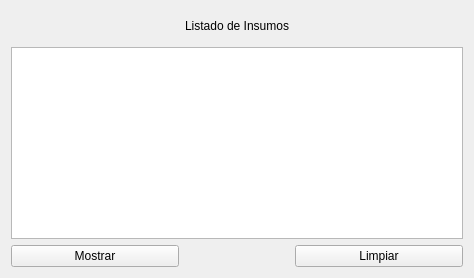
                <widget class="QWidget" name="ConsultarInsumo">
                 <attribute name="title">
                  <string>Listado insumo</string>
                 </attribute>
                 <layout class="QGridLayout" name="gridLayout_9">
                  <item row="0" column="0">
                   <spacer name="horizontalSpacer_18">
                    <property name="orientation">
                     <enum>Qt::Horizontal</enum>
                    </property>
                    <property name="sizeHint" stdset="0">
                     <size>
                      <width>168</width>
                      <height>20</height>
                     </size>
                    </property>
                   </spacer>
                  </item>
                  <item row="0" column="1">
                   <widget class="QLabel" name="Titulo_Consultar_Insumo">
                    <property name="minimumSize">
                     <size>
                      <width>30</width>
                      <height>30</height>
                     </size>
                    </property>
                    <property name="maximumSize">
                     <size>
                      <width>1500</width>
                      <height>200</height>
                     </size>
                    </property>
                    <property name="styleSheet">
                     <string notr="true">font: 75 36pt &quot;MS Shell Dlg 2&quot;;</string>
                    </property>
                    <property name="lineWidth">
                     <number>-1</number>
                    </property>
                    <property name="text">
                     <string>Listado de Insumos</string>
                    </property>
                    <property name="alignment">
                     <set>Qt::AlignCenter</set>
                    </property>
                   </widget>
                  </item>
                  <item row="0" column="2">
                   <spacer name="horizontalSpacer_17">
                    <property name="orientation">
                     <enum>Qt::Horizontal</enum>
                    </property>
                    <property name="sizeHint" stdset="0">
                     <size>
                      <width>168</width>
                      <height>20</height>
                     </size>
                    </property>
                   </spacer>
                  </item>
                  <item row="1" column="0" colspan="3">
                   <widget class="QTableWidget" name="tabla_Consultar_Insumo"/>
                  </item>
                  <item row="2" column="2">
                   <widget class="QPushButton" name="pushButton_Limiar_Insumo">
                    <property name="text">
                     <string>Limpiar</string>
                    </property>
                   </widget>
                  </item>
                  <item row="2" column="0">
                   <widget class="QPushButton" name="pushButton_Mostrar_Insumos">
                    <property name="text">
                     <string>Mostrar</string>
                    </property>
                   </widget>
                  </item>
                 </layout>
                </widget>
